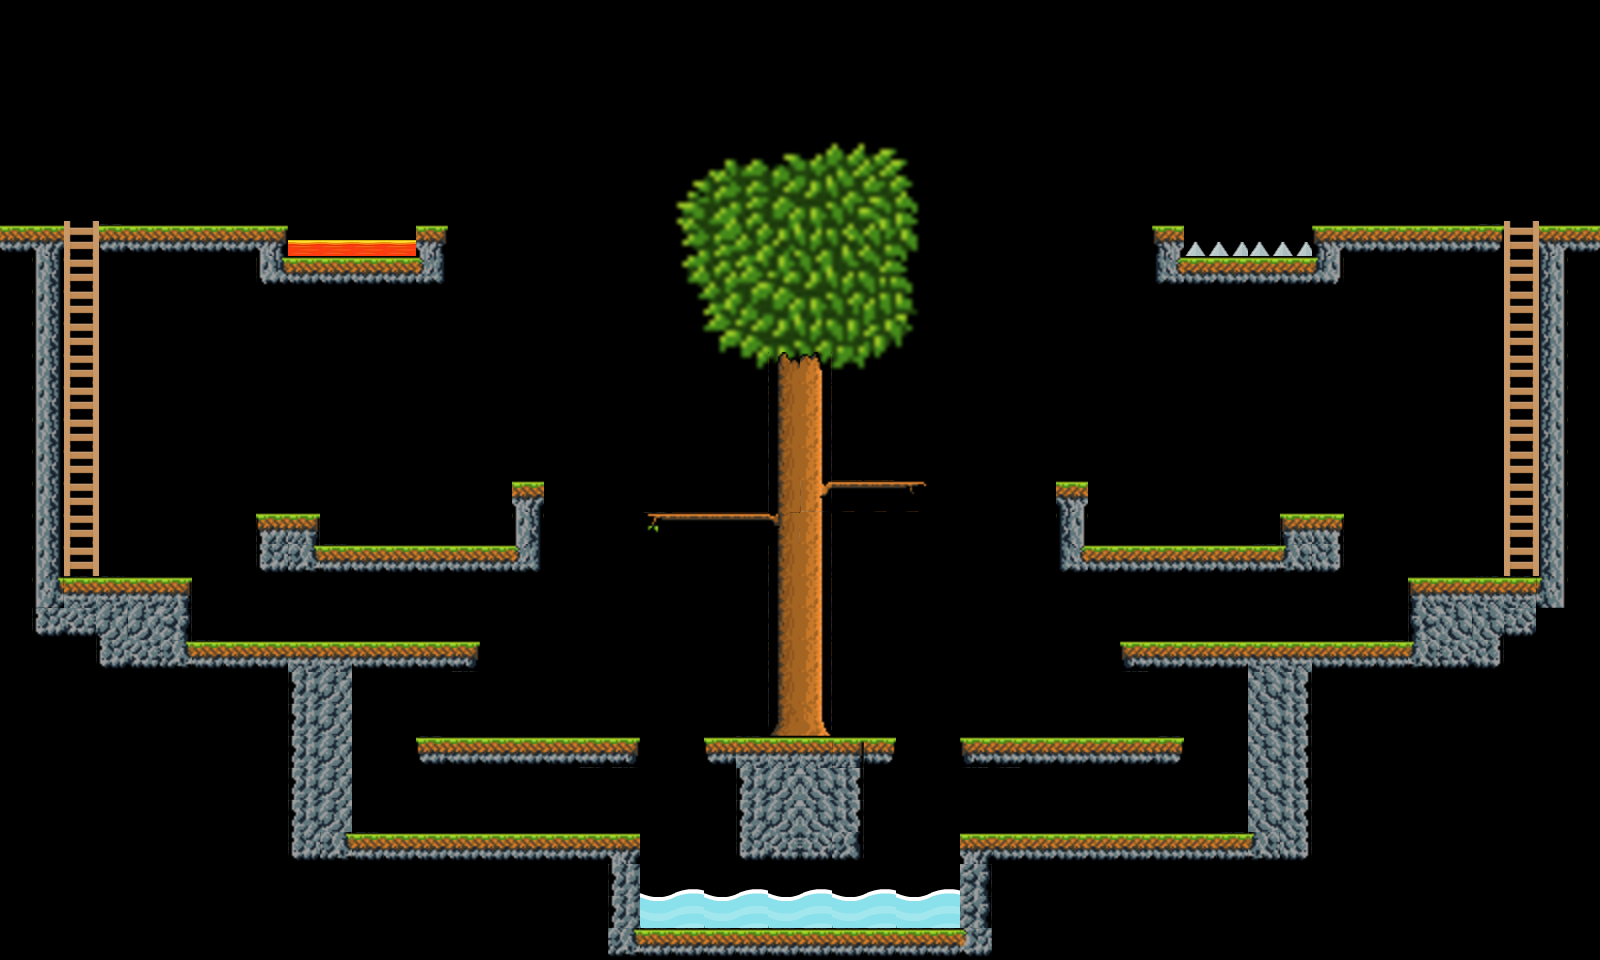

A level layout from a 2D game, rendered from its tile map. Below: a short description, then the map file with tile-grid data replaced by summaries:
An orthogonal 50x30 tile map with 32x32 px tiles, 3 tile layers (Слой тайлов 1, Слой тайлов 2, Слой тайлов 3), 7 tilesets.

<map version="1.9" tiledversion="1.9.2" orientation="orthogonal" renderorder="right-down" width="50" height="30" tilewidth="32" tileheight="32" infinite="0" nextlayerid="5" nextobjectid="1">
 <tileset firstgid="1" source="naturetileset.O30W0.tsx" />
 <tileset firstgid="65" source="treetileset.IS5LJ.tsx" />
 <tileset firstgid="129" source="treetop.2v2ss.tsx" />
 <tileset firstgid="193" source="ladder.tsx" />
 <tileset firstgid="196" source="liquidWaterTop.tsx" />
 <tileset firstgid="200" source="lava1.tsx" />
 <tileset firstgid="201" source="spikes1.tsx" />
 <layer id="1" name="Слой тайлов 1" width="50" height="30">
  <data>[1500 cells, 216 non-empty, 33 distinct tile ids]</data>
 </layer>
 <layer id="2" name="Слой тайлов 2" width="50" height="30">
  <data>[1500 cells, 94 non-empty, 71 distinct tile ids]</data>
 </layer>
 <layer id="3" name="Слой тайлов 3" width="50" height="30">
  <data>[1500 cells, 46 non-empty, 11 distinct tile ids]</data>
 </layer>
</map>
